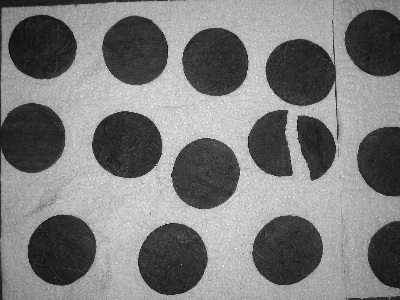
#> input picture L2/biscuiti.jpg, 400 x 300 px
$ jupyter execute --allow-errors AI-Lab2.ipynb
#> lines starting #> are read from the running program, lines starting #| are printed output that depends on the picture; after the words box and inside, x2 and y2 are one past the last pixel; in counts of white or black regions, pixels touching at a corner belong together; long printed decimals are rounded
# Laborator 2: Segmentare pe histograma - praguri automate

## Scopul lucrarii
Scopul acestei lucrari este familiarizarea cu tehnicile fundamentale de segmentare automata pe histograma a imaginilor si etichetarea imaginii segmentate.

# 1. Determinarea automata a pragului de segmentare [Otsu]
In cazul binarizarii, problema de segmentare poate fi reformulata in sensul cuantizarii: dorim cuantizarea optimala a valorilor pixelilor imaginii cu $K=2$ niveluri, ceea ce revine la determinarea pragului $T$ astfel incat prin impartirea gamei de niveluri de gri disponibile $[0,L-1]$ in doua subintervale, $[0,T]$ si $[T, L-1]$, si prin
aproximarea fiecarui pixel dintr-un subinterval cu media acestuia, eroarea patratica medie sa fie minima. Astfel, pragul $T$ cu care facem binarizarea trebuie sa minimizeze expresia:
$\varepsilon=P_{0}\sigma_{0}^{2}+P_{1}\sigma_{1}^{2}$
unde $P_{0}$ si $P_{1}$ sunt probabilitatile ca nivelul de gri al unui pixel sa apartina intervalelor $[0,T-1]$, respectiv
$[T,L-1]$:
$P_0=\sum\limits_{i=0}^{T-1}h(i)$,

$P_1=\sum\limits_{i=T}^{L-1}h(i)=1-P_0$,

iar $\sigma_{0}^{2}$ si $\sigma_{1}^{2}$ sunt variantele nivelurilor de gri corespunzatoare acelorasi intervale:
$\sigma_0^2=\frac{\sum\limits_{i=0}^{T-1}i^2h(i)}{\sum\limits_{i=0}^{T-1}h(i)}-\left(\frac{\sum\limits_{i=0}^{T-1}ih(i)}{\sum\limits_{i=0}^{T-1}h(i)}\right)^2,$

$\sigma_1^2=\frac{\sum\limits_{i=T}^{L-1}i^2h(i)}{\sum\limits_{i=T}^{L-1}h(i)}-\left(\frac{\sum\limits_{i=T}^{L-1}ih(i)}{\sum\limits_{i=T}^{L-1}h(i)}\right)^2.$

Pragul cautat $T$ este media aritmetica a mediilor statistice ale valorilor de cuantizat din cele doua intervale de cuantizare alese (notate cu $\mu_0$ si $\mu_1$); tinand seama ca nivelurile de gri din imagine sunt (deja) valori discrete, expresia pragului $T$ se poate scrie ca:
$T=\frac{1}{2}\left(\underset{\mu_0}{\underbrace{\frac{\sum\limits_{i=0}^{T-1}ih(i)}{\sum\limits_{i=0}^{T-1}h(i)}}}+
  \underset{\mu_1}{\underbrace{\frac{\sum\limits_{i=T}^{L-1}ih(i)}{\sum\limits_{i=T}^{L-1}h(i)}}}\right).$

Aceasta ecuatie nu se poate rezolva analitic. Putem gasi totusi valoarea $T$ cautata, care minimizeaza expresia calculand valorile unei forme modificate ale functiei pentru toate valorile posibile ale lui $T \in \{0,1,\ldots,L-1\}$. Pentru aceasta putem rescrie expresia ca:
$\varepsilon=\sum\limits_{i=0}^{L-1}i^{2}h(i) - \left( P_{0}\mu_{0}^{2}+P_1\mu_{1}^{2}\right).$
Minimizarea expresiei anterioare revine la maximizarea lui
$P_{0}\mu_{0}^{2}+P_{1}\mu_{1}^{2}$.

## Ce vom coda:
Plecand de la histograma imaginii, vom coda gasirea pragului de segmentare prin maximizarea ultimei expresii teoretice

[cell 1]
import numpy as np
def prag_Otsu(h):
    L=256
    eps=0.0000000000001
    criteriu=np.zeros(256)
    for T in range (0,L):
        P0=0
        mu0=0
        for i in range(0,T):
            P0+=h[i]
            mu0+=i*h[i]
        mu0=mu0/(P0+eps)

        P1=0
        mu1=0
        for i in range(T,L):
            P1+=h[i]
            mu1+=i*h[i]
        mu1=mu1/(P1+eps)
        criteriu[T]=P0*mu0*mu0+P1*mu1*mu1

    plt.figure(),plt.plot(criteriu),plt.show()
    THR = np.argmax(criteriu)
    return THR

Apoi folosim calculul automat de prag: codam incarcarea imaginii, calculul de histograma, calculul pragului, afisarea imaginii segmentate

[cell 2]
import numpy as np
import matplotlib.pyplot as plt
from skimage import io,color,measure


img2= io.imread('biscuiti.jpg')
#> img2 is the input picture: shape (300, 400); min 0, max 255, mean 124.2
h2,w2=np.shape(img2)
plt.figure(),plt.imshow(img2,cmap="gray"),plt.title("Biscuiti originala"),plt.colorbar(),plt.show()
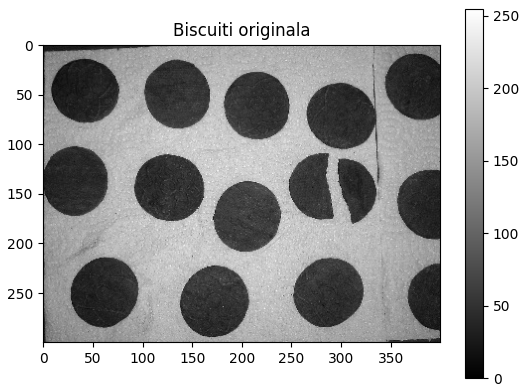
#> figure drawn by matplotlib, 2 panels

#####histograma
def histograma(h,w,img):
#> called with h = 300, w = 400
    hist=np.zeros(256)
    for i in range(h):
        for j in range(w):
            hist[img[i,j]]+=1
    return hist/(h*w)

h=histograma(h2,w2,img2)
#> h = 256 values, max 0.0129 at index 46, min 0 at index 1, mean 0.00391
plt.figure(),plt.plot(h),plt.title("Histograma biscuiti"),plt.show()


prag = prag_Otsu(h)
#> after the loop in prag_Otsu, `for T in range (0,L):`: criteriu = 256 values, max 19517.8 at index 113, min 15425.9 at index 0, mean 17526.3
#> in prag_Otsu, `THR = np.argmax(criteriu)`: THR = 113
#> prag = 113
SEGM=(img2<=prag)    #in ex nostru cu biscuiti avem mai mult fundal alb deci folosim <= sa facem fundalul negru si biscuitii albi
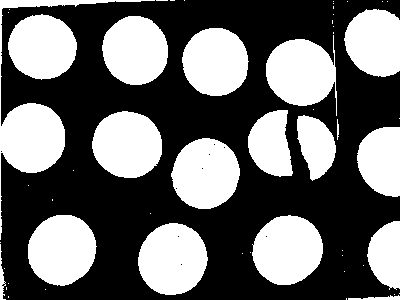
#> SEGM: shape (300, 400) bool; 41.2% white; 54 white regions (36 under 20 px), largest, box (x1, y1, x2, y2) and area: (0, 0, 155, 240) 4617, (138, 223, 208, 295) 3890, (252, 215, 323, 285) 3816
SEGM=np.uint8(SEGM)
plt.figure(),plt.imshow(SEGM,cmap='gray'),plt.title("Imagine biscuiti segmentata cu prag Otsu"),plt.show()

## Imagini disponibile
biscuiti.jpg; pills.jpg; lena_gray.jpeg; boabe-piper.jpg; layers-b-52.jpg; layers-irish-flag.jpg; layers-bob-marley.png

[cell 3]
import numpy as np
from skimage import io
import matplotlib.pyplot as plt

img=io.imread('biscuiti.jpg')
dims=np.shape(img)
H=dims[0]
W=dims[1]

Y=img[0:H,0:W]

h,_=np.histogram(Y,bins=256,range=(0,256),density=True)

plt.figure(),plt.imshow(Y,cmap='gray'),plt.show()
plt.figure(),plt.plot(h),plt.show()

THR = prag_Otsu(h)
#> THR = 113
print(THR)
#| 113
plt.figure(),plt.imshow(np.uint8(Y<=THR),cmap='gray'),plt.show()

# 2. Determinarea automata a pragului de segmentare [Riddler]
Pragul Riddler de binarizare este definit ca media aritmetica a valorilor medii a nivelurilor de gri situate de o parte si de alta a pragului. Evident, aceasta definitie nu produce o expresie analitica pentru prag, obtinerea acestuia fiind realizata prin iterarea calculului mediilor si respectiv a pragului, pana la stabilizare.

$\mu_0 = \frac{\sum\limits_{i=0}^{T-1} ih(i)} {\sum\limits_{i=0}^{T-1} h(i)}\\$

$\mu_1 = \frac{\sum\limits_{i=T}^{L-1} ih(i)} {\sum\limits_{i=T}^{L-1} h(i)}\\$

$T=\frac{\mu_0 + \mu_1}{2}$

Evident, totul va incepe cu o initializare a pragului.

## Ce vom coda:
Plecand de la histograma imaginii, vom coda ciclul iterativ care rezolva ecuatiile cuplate prag-medii

[cell 4]
def prag_Riddler(Tcalc,H):
#> called with Tcalc = 128, H = array of shape (256,)
    L=256
    eps=0.0000000000001
    T=0
    while T!=Tcalc:
        T=Tcalc
        N1=0
        N2=0

        for i in range (T):
            N1=N1+i*H[i]
            N2=N2+H[i]
        miu0=N1/(N2+eps)

        N1=0
        N2=0
        for j in range (T,L):
            N1=N1+j*H[j]
            N2=N2+H[j]
        miu1=N1/(N2+eps)
        Tcalc=np.uint8((miu0+miu1)/2)
    return Tcalc

[cell 5]
import numpy as np
from skimage import io
import matplotlib.pyplot as plt

img=io.imread('biscuiti.jpg')
dims=np.shape(img)
H=dims[0]
W=dims[1]

h=histograma(H,W,img)
plt.figure(),plt.plot(h),plt.title("Histograma biscuiti"),plt.show()

Tcalc=prag_Riddler(128,h)
#> Tcalc = 112
SEGM=(img2<=Tcalc)    #in ex nostru cu biscuiti avem mai mult fundal alb deci folosim <= sa facem fundalul negru si biscuitii albi
plt.figure(),plt.imshow(SEGM,cmap="gray"),plt.show()

# 3. Histograma ca mixtura de gaussiene [sinteza]
O mixtura de distributii este o combinatie liniara (ponderata) convexa a unor functii de densitate de probabilitate.
Cazul cel mai des folosit este acela al unei mixturi de distributii gaussiene.
$N(\mu _{k},\sigma _{k})(x)=\frac{1}{\sigma _{k}\sqrt{2\pi }}e^{-\frac{(x-\mu
_{k})^{2}}{2\sigma _{k}^{2}}}$

Daca histograma $h$ a imaginii este compusa prin superpozitia aditiva a $K$ moduri gaussiene $N(\mu _{k},\sigma _{k})$ , atunci:$ h(x)=\sum\limits_{k=1}^{K}w_{k}N(\mu _{k},\sigma _{k})(x)$, cu
$\sum\limits_{k=1}^{K}w_{k}=1$

## Ce vom coda
O functie care calculeaza valorile functiei de densitate de probabilitatea de tip gaussian peste intervalul de niveluri de gri $[0,L-1]$ pe baza mediei, variantei si probabilitatii de aparitie a acestei functii. Se vor putea calcula mai multe gaussiene simultan

Vom folosi apoi functia de descompunere EM a unei histograme in moduri gaussiene.

## Imagini disponibile
biscuiti.jpg; pills.jpg; lena_gray.jpeg; boabe-piper.jpg; layers-b-52.jpg; layers-irish-flag.jpg; layers-bob-marley.png

[cell 6]
# functie care genereaza valorile unei/unor distributii gaussiene pentru care se dau medie, varianta, probabilitate apriori
def my_gaussian(m,v,prob):
    K=np.size(m)
    prob=prob/np.sum(prob)
    pdf=np.zeros([256,K])
    coef=prob/(np.sqrt(2*PI*v))
    for i in range(0,256):
        pdf[i,:]=coef*np.exp(-(i-m)*(i-m)/(2*v))
    hmixt = np.sum(pdf,axis=1)
    hmixt=hmixt/sum(hmixt)
    return hmixt, pdf
# functia care face descompunerea unei histograme in moduri gaussiene
def my_EM(hist,K):
    p=np.ones(K)/K
    mu=L*np.array(range(1,K+1))/(K+1);
    v= L*np.ones(K)
    while(1):
        hmixt,prb = my_gaussian(mu,v,p);
        scal = np.sum(prb,axis=1)+eps;
        loglik=np.sum(hist*np.log(scal));
        for i in range(0,K):
            pp=hist*prb[:,i]/scal
            p[i]=np.sum(pp)
            mu[i]=np.sum(np.array(range(0,L))*pp)/p[i]
            vr=np.array(range(0,L))-mu[i]
            v[i]=np.sum(vr*vr*pp)/p[i]
        p=p/np.sum(p)

        hmixt,prb = my_gaussian(mu,v,p);
        scal = np.sum(prb,axis=1)+eps;
        nloglik=np.sum(hist*np.log(scal));
        if((nloglik-loglik)<0.0001):
            break
    #gata while
    return mu, v, p

[cell 7]
import numpy as np
import matplotlib.pyplot as plt
PI = 3.1415
eps = 0.00000001
L=256

# de aici putem genera mixturile:
# exemplu: 2 gaussiene, prima cu media 100, varianta 400, acopera 25%, a doua cu media 200, varianta 1600, acopera 75%
medii=np.array([100,150,200])
variante=np.array([400,100,1600])
probabilitati=np.array([0.5,0.25,0.25])
hmixt, g = my_gaussian(medii, variante, probabilitati)
plt.figure(),plt.plot(g, label='G Data'),plt.plot(hmixt, label='Hmixt Data'),plt.legend(),plt.show()
#plt.figure(),plt.plot(g),plt.plot(hmixt),plt.show()

# aici se ia histo care este o histograma de sinteza sau histograma unei imagini
# si se descompune cu EM
m1, v1, p1 = my_EM(hmixt,1)
print(m1)
print(v1)
print(p1)
histo1, g1 = my_gaussian(m1, v1, p1)
plt.figure(),plt.plot(hmixt),plt.plot(histo1),plt.show()
plt.figure(),plt.plot(g1),plt.show()
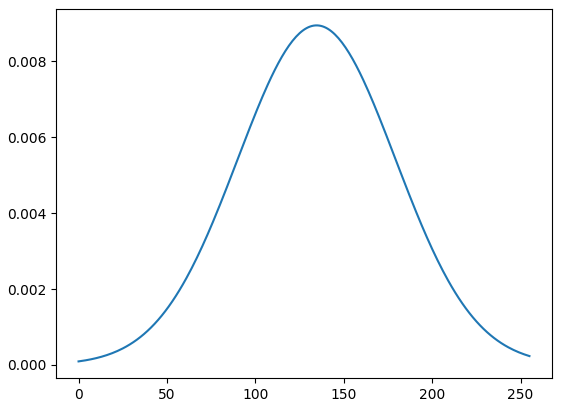
#> figure drawn by matplotlib, 1 panel; curve peaks at x = 135, y = 0.00895

#> (a cell that did not finish here is left out)

[cell 9]
m2, v2, p2 = my_EM(h,1)
#> the loop in my_EM (call 2), `while(1):` made 3 passes
#> (loglik, nloglik) on passes 1 to 3: (-11.9, -5.66), (-5.66, -5.62), (-5.62, -5.62)
#> m2 = [124.2]; v2 = [4431]; p2 = [1]
print(m2)
#| [124.201]
print(v2)
#| [4431.046]
print(p2)
#| [1.]
histo1, g2 = my_gaussian(m2, v2, p2)
#> histo1 = 256 values, max 0.00634 at index 124, min 0.00092 at index 255, mean 0.00391; g2 = 256 values, max 0.00599 at index 124, min 0.000869 at index 255, mean 0.00369
plt.figure(),plt.plot(h),plt.plot(histo1),plt.show()
plt.figure(),plt.plot(g2),plt.show()

# 4. Segmentarea cu prag optim

In ipoteza de moduri gaussiene (normale) cu parametri cunoscuti, pragul optim de segmentare pentru binarizare este obtinut
prin rezolvarea ecuatiei:
$ a \times T^2 + b \times T + c = 0$, unde

$a=\left(\frac{1}{\sigma_{1}^{2}}-\frac{1}{\sigma_{0}^{2}} \right)$

$b=-2\left( \frac{\mu_1}{\sigma_{1}^{2}}-\frac{\mu_0}{\sigma_{0}^{2}} \right)$

$c=\ln \left( \frac{P_0}{P_1} \frac{\sigma_1}{\sigma_0}\right) + \left( \frac{\mu_{1}^{2}}{\sigma_{1}^{2}}-\frac{\mu_{0}^{2}}{\sigma_{0}^{2}} \right)$

Daca varianta (dispersia) modurilor gaussiene ce caracterizeaza tipurile de obiecte sunt egale, atunci solutia pentru pragul optim se reduce la:
$T_{opt} = \frac{\mu_1 +\mu_0}{2} + \frac{\sigma^2}{\mu_1 - \mu_0} \ln \frac{P_0}{P_1}$

## Tema:
Codati si verificati modul de functionare al segmentarii cu prag optim

[cell 10]
def  segm_prag_optim(v1,v2,m1,m2,p1,p2):
    a=(1/v2)-(1/v1)
    b=(-2)*((m2/v2)-(m1/v1))
    c=np.log((p1*m2)/(p2*m1))+((m2**2/v2)-(m1**2/v1))
    delta=b**2-4*a*c
    Topt1=(-b+np.sqrt(delta))/(2*a)
    Topt2=(-b-np.sqrt(delta))/(2*a)

    return Topt1,Topt2

[cell 11]
varianta_g1=400
varianta_g2=100
miu_g1=100
miu_g2=150
p_g1=0.25
p_g2=0.75

Topt=np.array([])
Topt=segm_prag_optim(varianta_g1,varianta_g2,miu_g1,miu_g2,p_g1,p_g2)
print(Topt)
segm_opt1=(img2<=Topt[0])    #in ex nostru cu biscuiti avem mai mult fundal alb deci folosim <= sa facem fundalul negru si biscuitii albi
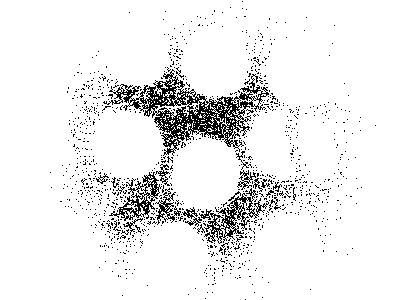
#> segm_opt1: shape (300, 400) bool; 92.5% white; black in thin lines or dots, all inside (x1, y1, x2, y2) = (50, 1, 376, 300)
plt.figure(),plt.imshow(segm_opt1,cmap="gray"),plt.colorbar(),plt.show()

segm_opt2=(img2<=Topt[1])    #in ex nostru cu biscuiti avem mai mult fundal alb deci folosim <= sa facem fundalul negru si biscuitii albi
plt.figure(),plt.imshow(segm_opt2,cmap="gray"),plt.colorbar(),plt.show()

Separabilitatea modurilor inseamna verificarea de catre modurile vecine spatial dintr-o mixtura a unei serii de conditii, ce garanteaza ca modurile sunt discernabile din perspectiva segmentarii. Un asemenea set de conditii a fost introdus de exemplu de Nakagawa:

$\mu _{2}-\mu _{1}>4$

$0.1<\frac{\sigma _{2}}{\sigma _{1}}<10 $

$\min\limits_{x\in [\mu _{1};\mu _{2}]}h(x)<0.8\cdot \min \left( h(\mu_{1}),h(\mu _{2})\right)$

## Tema:
Verificati separabilitatea unor moduri invecinate conform cerintelor Nakagawa

[cell 12]
def my_gaussian(m,v,prob):  #medie -> m, varianta -> v, probabilitate -> prob
    K=np.size(m)
    prob=prob/np.sum(prob)
    pdf=np.zeros([256,K])
    coef=prob/(np.sqrt(2*PI*v))
    for i in range(0,256):
        pdf[i,:]=coef*np.exp(-(i-m)*(i-m)/(2*v))
    hmixt = np.sum(pdf,axis=1)
    hmixt=hmixt/sum(hmixt)
    return hmixt, pdf

def Nakagawa(hmixt,medii,dispersii):
    cond=True
    k=len(medii)
    for i in range (0,k-1):
        if medii[i+1]-medii[i]<=4:
            cond=False
        if (0.1>=(dispersii[i+1]/dispersii[i])) or (10<=(dispersii[i+1]/dispersii[i])):
            cond=False
        if np.min(hmixt[medii[i]:medii[i+1]])>0.8*min(hmixt[medii[i]],hmixt[medii[i+1]]):
            cond=False
        if cond==True:
            print("Sunt separabile:",i,i+1)
        else:
            print("Nu sunt separabile:",i,i+1)

[cell 13]
# exemplu: 3 gaussiene, prima cu media 100, varianta 400, acopera 50%, a doua cu media 150, varianta 100, acopera 25%, a treia cu media 200, varianta 1600, acopera 25%
medii=np.array([100,150,200])
variante=np.array([400,100,1600])
dispersii=np.sqrt(variante)
probabilitati=np.array([0.5,0.25,0.25])
hmixt, g = my_gaussian(medii, variante, probabilitati)

Nakagawa(hmixt,medii,dispersii)

# 5. Etichetarea imaginilor binare
Imaginile binare sunt definite de doar doua valori posibile pe care le pot lua punctele acestora: 0 si 1. In mod conventional se considera ca valoarea 1 corespunde punctelor-obiect (puncte de interes) din imagine, in timp ce valoarea 0 defineste punctele fundalului (sau fondului imaginii). Etichetarea imaginilor binare are ca obiectiv identificarea si separarea obiectelor individuale din imagine, deci marcarea tuturor punctelor ce apartin unui anumit obiect cu o eticheta unica, diferita de etichetele celorlalte obiecte prezente. Fiecare obiect individual este o componenta conexa distincta.

Esenta algoritmilor de etichetare (segmentare in suportul imaginii) este identificarea pixelilor ce formeaza un acelasi obiect prin detectia adiacentelor dintre acestia si asocierea unei etichete unice tuturor punctelor aceluiasi obiect.
Adiacenta (vecinatatea) este deci conceptul fundamental pe baza caruia sunt identificate obiectele. Adiacenta este determinata de tipul de conexitate adoptat; in cazul imaginilor esantionate pe o retea patrata sunt uzuale modelele de
conexitate de tip $V_{4}$ sau de tip $V_{8}$. Pentru o conexitate de tip $V_{4}$ fiecare pixel al
imaginii are patru vecini (ce formeaza ceea ce se numeste vecinatatea imediata a punctului). Vecinatatea imediata a punctului de coordonate $(l,c)$ este multimea $V_{4}(l,c)=\left\{(l-1,c),(l+1,c),(l,c-1),(l,c+1)\right\}$. Pentru o conexitate de tip $V_{8}$ fiecare pixel al imaginii are opt vecini (ce formeaza ceea ce se numeste vecinatatea extinsa a punctului). Vecinatatea extinsa a punctului de coordonate $(l,c)$ este multimea $V_{8}(l,c)=V_{4}(l,c)\bigcup
\left\{(l-1,c-1),(l+1,c-1),(l-1,c+1),(l+1,c+1)\right\}$

Un drum intre doua puncte ale imaginii este o secventa ordonata de puncte ale imaginii, vecine doua cate doua (relativ la un anumit tip de conexitate, $V_{4}$ sau $V_{8}$ ), care are drept capete punctele considerate. Un obiect este o componenta conexa, iar pentru o componenta conexa, intre orice doua puncte ce ii apartin exista cel putin un drum inclus in componenta respectiva.

## Ce vom coda
incarcare imagine de test, thresholding pentru binarizare, utilizarea functiei label din modulul skimage.measure

## Imagini disponibile
biscuiti.jpg; pills.jpg; lena_gray.jpeg; boabe-piper.jpg; layers-b-52.jpg; layers-irish-flag.jpg; layers-bob-marley.png

[cell 14]
img=io.imread('biscuiti.jpg')
dims=np.shape(img)
print(dims)
#| (300, 400)

H=dims[0]
W=dims[1]
plt.figure(),plt.imshow(img,cmap="gray"),plt.colorbar(),plt.show()

#histograma
h,_=np.histogram(img,bins=256,range=(0,256),density=True)
plt.figure(),plt.plot(h),plt.show()


BW=np.uint8(img<=100)
plt.figure(),plt.imshow(BW,cmap="gray"),plt.show()
# BW=(Y>170)
# plt.figure(),plt.imshow(BW,cmap="gray"),plt.show()


#############etichetarea obiectelor
[LabelImage, nums]=measure.label(BW,return_num='True')
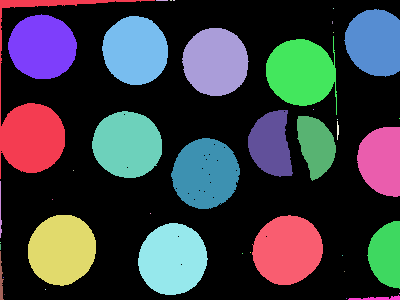
#> LabelImage: shape (300, 400) int64; 43 distinct labels, from 0 to 42; one colour per label, 0 black
#> nums = 42
print(nums)
#| 42
plt.figure(figsize=(10,20)),plt.imshow(LabelImage,cmap="jet"),plt.colorbar(),plt.show()
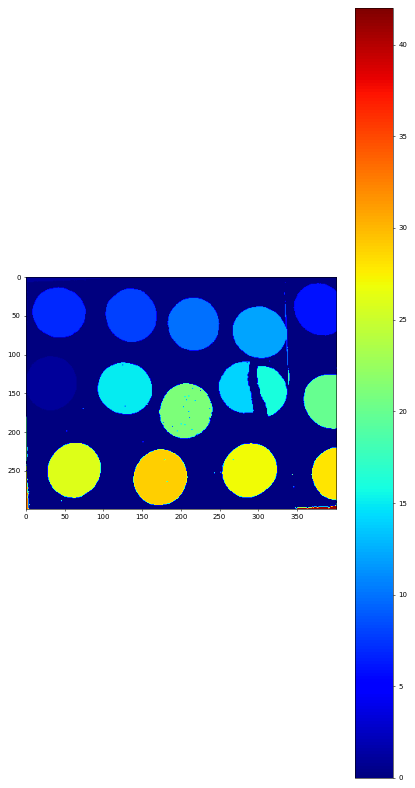
#> figure drawn by matplotlib, 2 panels
plt.figure(figsize=(10,20)),plt.imshow(LabelImage,cmap="jet",interpolation='none'),plt.colorbar(),plt.show()

print(np.min(LabelImage))
#| 0
print(np.max(LabelImage))
#| 42

hL=np.zeros(nums+1)   #nr de aparitii pentru fiecare element
for i in range (H):
    for j in range (W):
        hL[LabelImage[i,j]]+=1


#nr de pixeli pt fiecare eticheta
plt.figure(),plt.plot(hL),plt.show()

#nr de pixeli pt fiecare eticheta fara pixelii pentru fundal
plt.figure(),plt.plot(hL[1:nums]),plt.show()   #incepem de la 1 ca sa excludem fundalul
print(hL[0:nums])
#| [7.0887e+04 4.4910e+03 1.2000e+01 2.0000e+00 2.0000e+00 1.0000e+00
#|  3.0770e+03 3.4640e+03 3.5520e+03 3.0000e+00 3.5490e+03 1.0000e+00
#|  3.7000e+03 1.0000e+00 2.1800e+03 3.6740e+03 1.7180e+03 1.0000e+00
#> (further printed lines are left out)

Fiecare componenta conexa din imaginea binara are dupa etichetare pentru toti pixelii o aceeasi valoare. Atentie la vizualizarea imaginii etichetate la folosirea tabelei de culoare si la afisarea imaginii fara interpolare. Verificarea numarului de componente va arata ca fundalul RAMANE cu eticheta 0 (ca si valorile sale initiale), iar etichetele obiectelor sunt de la 1 la numarul maxim de etichete returnat de functia de etichetare, fara etichete neutilizate. Putem folosi histograma imaginii etichetate pentru a vedea numarul de pixeli pe fiecare eticheta (deci in fiecare obiect).

[cell 15]
print(np.min(LabelImage))
#| 0
print(np.max(LabelImage))
#| 42

hL=np.zeros(nums+1)   #nr de aparitii pentru fiecare element
for i in range (H):
    for j in range (W):
        hL[LabelImage[i,j]]+=1


#nr de pixeli pt fiecare eticheta
plt.figure(),plt.plot(hL),plt.show()

#nr de pixeli pt fiecare eticheta fara pixelii pentru fundal
plt.figure(),plt.plot(hL[1:nums]),plt.show()   #incepem de la 1 ca sa excludem fundalul
print(hL[0:nums])
#| [7.0887e+04 4.4910e+03 1.2000e+01 2.0000e+00 2.0000e+00 1.0000e+00
#|  3.0770e+03 3.4640e+03 3.5520e+03 3.0000e+00 3.5490e+03 1.0000e+00
#|  3.7000e+03 1.0000e+00 2.1800e+03 3.6740e+03 1.7180e+03 1.0000e+00
#> (further printed lines are left out)

Extragerea unei unice componente binare inseamna sa extragem din imaginea etichetata doar pixelii a caror eticheta este cea specificata.

[cell 16]
#############Extragerea unei etichete din imaginea binarizata
componenta_extrasa=15
COMP=(LabelImage==componenta_extrasa)
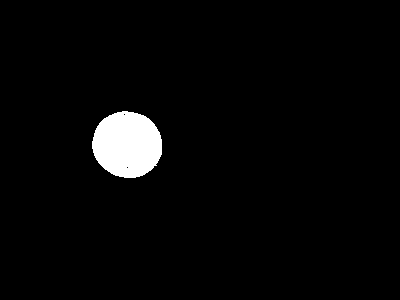
#> COMP: shape (300, 400) bool; 3.1% white; 1 white region, box (x1, y1, x2, y2) and area: (92, 111, 162, 178) 3674
plt.figure(),plt.imshow(COMP,cmap="gray"),plt.colorbar(),plt.show()
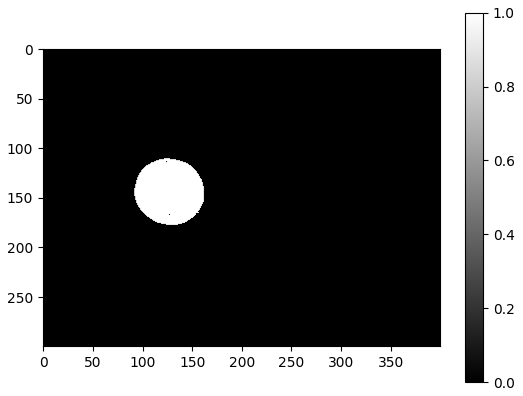
#> figure drawn by matplotlib, 2 panels

In general imaginea binarizata are multe componente foarte mici, ce pot fi asimilate unui zgomot. E clar ca nu cautam zeci de obiecte, obiectele reale sunt mult mai putine si atunci trebuie filtrata imaginea binara pentru a elimina obiectele mici (parazite). Acest lucru se poate face fie inainte de etichetare (CUM?), fie dupa etichetare (CUM?)

[cell 17]
#############eliminarea elementelor din etichetare care au aparitii putine (ca numar de pixeli)
dims=np.shape(img)
H=dims[0]
W=dims[1]
hL=np.zeros(nums+1)        #numarul de aparitii pentru fiecare element
for i in range (0,H):
    for j in range (0,W):
        hL[LabelImage[i,j]]+=1
plt.figure(),plt.plot(hL),plt.show()
#plt.figure(),plt.plot(hL[1:nums]),plt.show() # in caz ca dorim sa excludem fundalul
for et in range(1,nums):
    if hL[et] <250:
        mask = (LabelImage != et)      #masca ia valoarea imagine binarizata cu 1 unde nu e obiect de numarul et
        LabelImage = LabelImage*mask   #elimina obiectul de numar et

#forul de mai sus elimina toate obiectele cu numar de pixeli mai mici ca 150
LabelImage[LabelImage!=0] = 1              #binarizeaza toate componentele ramase
[LabelImage, nums]=measure.label(LabelImage,return_num='True')      #reface etichetarea pentru imagine rebinarizata
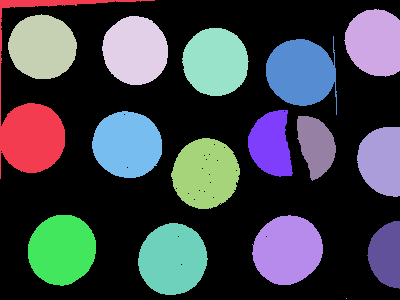
#> LabelImage: shape (300, 400) int64; 17 distinct labels, from 0 to 16; one colour per label, 0 black
#> nums = 16
print(nums)                                                #cate elemente a detectat noua etichetare
#| 16
plt.figure(),plt.imshow(LabelImage,cmap="gray",interpolation='none'),plt.colorbar(),plt.show()           #afisare noua etichetare
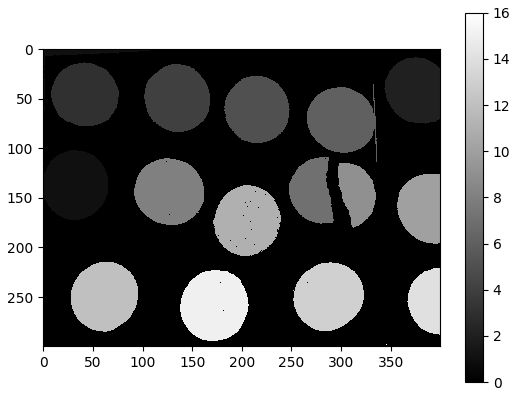
#> figure drawn by matplotlib, 2 panels
